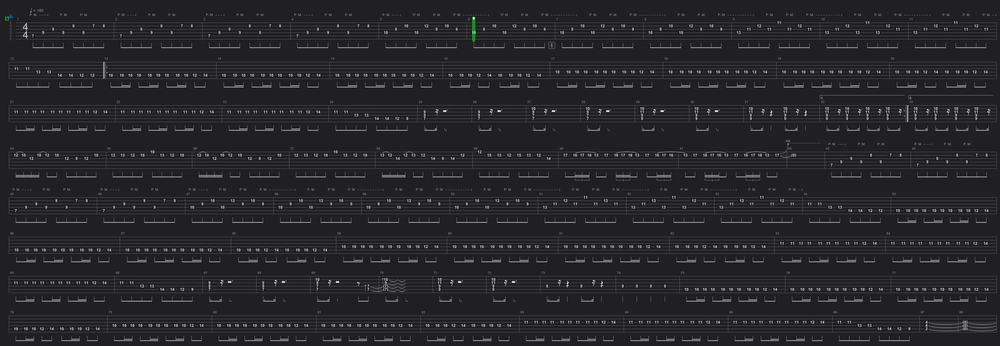
#> input picture examples/complex-tab.png, 1000 x 346 px, shrunk from 7252 x 2511 before the run
$ python tab_debug.py ../examples/complex-tab.png
#> lines starting #> are read from the running program, lines starting #| are printed output that depends on the picture; after the words box and inside, x2 and y2 are one past the last pixel; in counts of white or black regions, pixels touching at a corner belong together
### src/tab_cv.py
from __future__ import annotations

"""Computer vision helpers for guitar tab extraction."""
from dataclasses import dataclass
from pathlib import Path
from typing import Iterable, Sequence

import cv2
import numpy as np


@dataclass
class BoundingBox:
    x: int
    y: int
    w: int
    h: int

    @property
    def x2(self) -> int:
        return self.x + self.w

    @property
    def y2(self) -> int:
        return self.y + self.h

    @property
    def center(self) -> tuple[float, float]:
        return (self.x + self.w / 2.0, self.y + self.h / 2.0)


@dataclass
class NoteCandidate:
    box: BoundingBox
    image: np.ndarray


def load_image(path: Path) -> np.ndarray:
    image = cv2.imread(str(path))
    if image is None:
        raise FileNotFoundError(f"Unable to read image: {path}")
    return image


def to_gray(image: np.ndarray) -> np.ndarray:
    if len(image.shape) == 2:
        return image
    return cv2.cvtColor(image, cv2.COLOR_BGR2GRAY)


def normalize_contrast(gray: np.ndarray) -> np.ndarray:
    return cv2.normalize(gray, None, 0, 255, cv2.NORM_MINMAX)


def detect_tab_region(gray: np.ndarray) -> BoundingBox:
    inv = cv2.bitwise_not(gray)
    _, thresh = cv2.threshold(inv, 0, 255, cv2.THRESH_BINARY + cv2.THRESH_OTSU)
    kernel = cv2.getStructuringElement(cv2.MORPH_RECT, (25, 5))
    closed = cv2.morphologyEx(thresh, cv2.MORPH_CLOSE, kernel, iterations=2)
    contours, _ = cv2.findContours(closed, cv2.RETR_EXTERNAL, cv2.CHAIN_APPROX_SIMPLE)
    if not contours:
        h, w = gray.shape[:2]
        return BoundingBox(0, 0, w, h)
    contour = max(contours, key=cv2.contourArea)
    x, y, w, h = cv2.boundingRect(contour)
    return BoundingBox(x, y, w, h)


def _cluster_indices(indices: Iterable[int], min_gap: int = 2) -> list[int]:
    clusters: list[list[int]] = []
    for idx in sorted(indices):
        if not clusters or idx - clusters[-1][-1] > min_gap:
            clusters.append([idx])
        else:
            clusters[-1].append(idx)
    return [int(sum(cluster) / len(cluster)) for cluster in clusters]


def detect_string_positions(gray: np.ndarray, tab_box: BoundingBox) -> list[int]:
    roi = gray[tab_box.y:tab_box.y2, tab_box.x:tab_box.x2]
    inv = cv2.bitwise_not(roi)
    row_sums = inv.sum(axis=1)
    threshold = float(row_sums.mean() + row_sums.std())
    indices = [i for i, value in enumerate(row_sums) if value > threshold]
    clusters = _cluster_indices(indices, min_gap=3)
    clusters = sorted(clusters)
    if len(clusters) > 6:
        step = len(clusters) / 6.0
        clusters = [clusters[int(round(i * step))] for i in range(6)]
    elif len(clusters) < 6:
        if clusters:
            start, end = clusters[0], clusters[-1]
            clusters = [int(start + (end - start) * i / 5.0) for i in range(6)]
        else:
            height = tab_box.h
            clusters = [int(height * (i + 0.5) / 6.0) for i in range(6)]
    return [tab_box.y + y for y in clusters]


def detect_measure_positions(gray: np.ndarray, tab_box: BoundingBox) -> list[int]:
    roi = gray[tab_box.y:tab_box.y2, tab_box.x:tab_box.x2]
    inv = cv2.bitwise_not(roi)
    col_sums = inv.sum(axis=0)
    threshold = float(col_sums.mean() + col_sums.std())
    indices = [i for i, value in enumerate(col_sums) if value > threshold]
    clusters = _cluster_indices(indices, min_gap=5)
    x_positions = [tab_box.x + x for x in clusters]
    x_positions = [tab_box.x] + x_positions + [tab_box.x2]
    x_positions = sorted(set(x_positions))
    return x_positions


def detect_note_candidates(gray: np.ndarray, tab_box: BoundingBox) -> list[NoteCandidate]:
    roi = gray[tab_box.y:tab_box.y2, tab_box.x:tab_box.x2]
    blur = cv2.GaussianBlur(roi, (3, 3), 0)
    thresh = cv2.adaptiveThreshold(blur, 255, cv2.ADAPTIVE_THRESH_MEAN_C, cv2.THRESH_BINARY_INV, 31, 10)
    horizontal = cv2.morphologyEx(thresh, cv2.MORPH_OPEN, cv2.getStructuringElement(cv2.MORPH_RECT, (35, 1)))
    vertical = cv2.morphologyEx(thresh, cv2.MORPH_OPEN, cv2.getStructuringElement(cv2.MORPH_RECT, (1, 25)))
    mask = cv2.subtract(thresh, cv2.bitwise_or(horizontal, vertical))
    kernel = cv2.getStructuringElement(cv2.MORPH_RECT, (3, 3))
    mask = cv2.morphologyEx(mask, cv2.MORPH_OPEN, kernel)
    contours, _ = cv2.findContours(mask, cv2.RETR_EXTERNAL, cv2.CHAIN_APPROX_SIMPLE)
    candidates: list[NoteCandidate] = []
    for contour in contours:
        x, y, w, h = cv2.boundingRect(contour)
        if not (6 <= w <= 30 and 10 <= h <= 40):
            continue
        box = BoundingBox(tab_box.x + x, tab_box.y + y, w, h)
        crop = roi[y:y + h, x:x + w]
        candidates.append(NoteCandidate(box=box, image=crop))
    candidates.sort(key=lambda c: (c.box.x, c.box.y))
    return candidates


# [4 lines left out: function scale_to_columns, not called in this run]


def draw_boxes(image: np.ndarray, boxes: Sequence[BoundingBox], color: tuple[int, int, int]) -> np.ndarray:
    canvas = image.copy()
    for box in boxes:
        cv2.rectangle(canvas, (box.x, box.y), (box.x2, box.y2), color, 2)
    return canvas

### src/tab_debug.py
from __future__ import annotations

import argparse
from pathlib import Path

import cv2

from tab_cv import (
    detect_measure_positions,
    detect_note_candidates,
    detect_string_positions,
    detect_tab_region,
    draw_boxes,
    load_image,
    normalize_contrast,
    to_gray,
)


def parse_args(argv: list[str] | None = None) -> argparse.Namespace:
    parser = argparse.ArgumentParser(description="Visualize detected tab components.")
    parser.add_argument("image", type=Path, help="Input PNG with the tab.")
    parser.add_argument("--output", type=Path, default=Path("debug.png"), help="Destination for annotated image.")
    return parser.parse_args(argv)


def main(argv: list[str] | None = None) -> int:
    args = parse_args(argv)
    image = load_image(args.image)
#> in load_image, image is the input picture: shape (346, 1000, 3); mean B, G, R 40.9, 39.1, 39
    gray = normalize_contrast(to_gray(image))
    tab_box = detect_tab_region(gray)
#> in detect_tab_region, `inv = cv2.bitwise_not(gray)`:
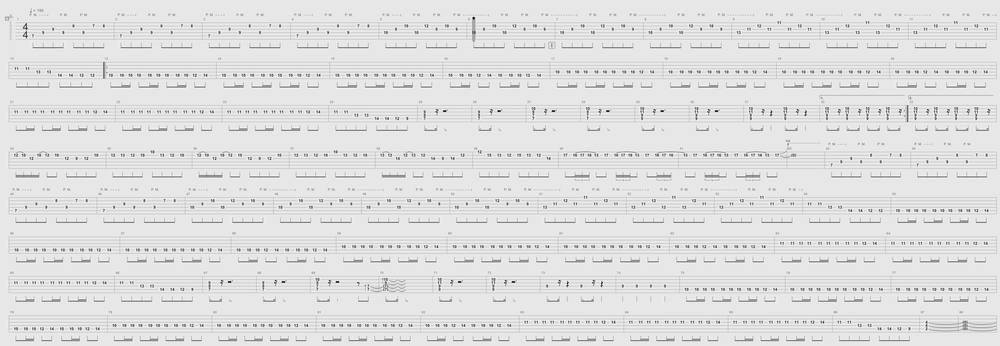
#> inv: shape (346, 1000); min 0, max 255, mean 223.7
#> in detect_tab_region, `_, thresh = cv2.threshold(inv, 0, 255, cv2.THRESH_BINARY + cv2.THRESH_..`:
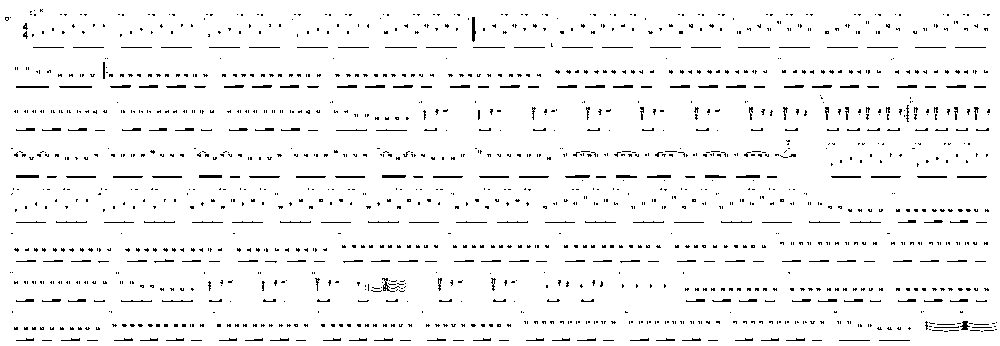
#> thresh: shape (346, 1000); 95.6% white; black in thin lines or dots
#> in detect_tab_region, `closed = cv2.morphologyEx(thresh, cv2.MORPH_CLOSE, kernel, iterations=2)`: closed: shape (346, 1000); every value is 255
#> in detect_tab_region, `contours, _ = cv2.findContours(closed, cv2.RETR_EXTERNAL, cv2.CHAIN_AP..`: contours = [[[0, 0], [0, 345], [999, 345], [999, 0]]]
#> in detect_tab_region, `contour = max(contours, key=cv2.contourArea)`: contour = [[0, 0], [0, 345], [999, 345], [999, 0]]
#> in detect_tab_region, `x, y, w, h = cv2.boundingRect(contour)`: x = 0; w = 1000; h = 346
    canvas = draw_boxes(image, [tab_box], (0, 255, 0))
#> after the loop in draw_boxes, `for box in boxes:`:
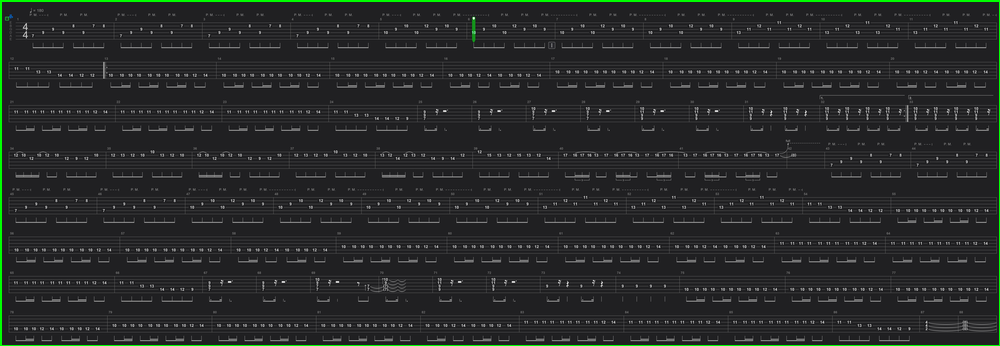
#> canvas: shape (346, 1000, 3); 1.16% of pixels changed, all inside (x1, y1, x2, y2) = (0, 0, 1000, 346)
    string_positions = detect_string_positions(gray, tab_box)
#> in detect_string_positions, `row_sums = inv.sum(axis=1)`: row_sums = 346 values, max 238317 at index 178, min 163121 at index 222, mean 223749
#> in detect_string_positions, `threshold = float(row_sums.mean() + row_sums.std())`: threshold = 235247.2
#> in detect_string_positions, `indices = [i for i, value in enumerate(row_sums) if value > threshold]`: indices = [88, 178, 263]
#> the loop in _cluster_indices, `for idx in sorted(indices):` made 3 passes
#> idx on passes 1 to 3: 88, 178, 263
#> after the loop in _cluster_indices, `for idx in sorted(indices):`: clusters = [[88], [178], [263]]
#> in detect_string_positions, `clusters = _cluster_indices(indices, min_gap=3)`: clusters = [88, 178, 263]
#> in detect_string_positions, `start, end = clusters[0], clusters[-1]`: start = 88; end = 263
#> in detect_string_positions, `clusters = [int(start + (end - start) * i / 5.0) for i in range(6)]`: clusters = [88, 123, 158, 193, 228, 263]
#> string_positions = [88, 123, 158, 193, 228, 263]
    for y in string_positions:
        cv2.line(canvas, (tab_box.x, y), (tab_box.x2, y), (255, 0, 0), 1)
#> this loop made 6 passes
#> y on passes 1 to 6: 88, 123, 158, 193, 228, 263
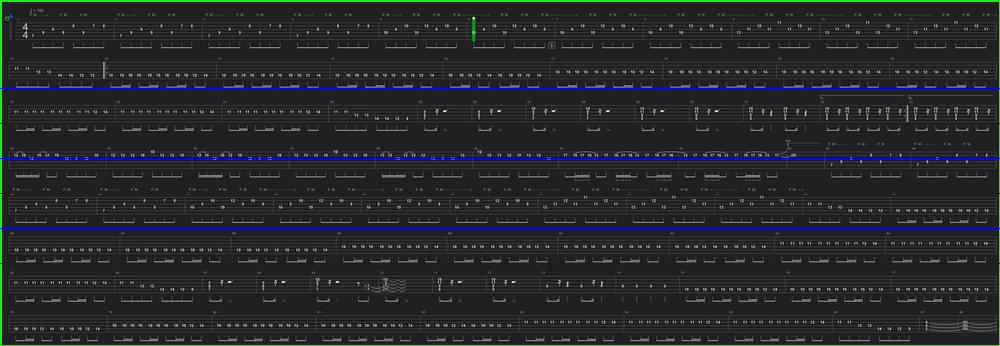
#> canvas: shape (346, 1000, 3); 1.73% of pixels changed, all inside (x1, y1, x2, y2) = (0, 88, 1000, 264)
    measure_positions = detect_measure_positions(gray, tab_box)
#> in detect_measure_positions, `col_sums = inv.sum(axis=0)`: col_sums = 1000 values, max 80115 at index 7, min 74107 at index 26, mean 77417.2
#> in detect_measure_positions, `threshold = float(col_sums.mean() + col_sums.std())`: threshold = 78038.8
#> in detect_measure_positions, `indices = [i for i, value in enumerate(col_sums) if value > threshold]`: indices = 112 values from 0 to 999
#> the loop in _cluster_indices (call 2), `for idx in sorted(indices):` made 112 passes
#> idx on passes 9 to 20: 10, 12, 13, 14, 64, 65, 92, 100, 101, 102, 108, 109
#> in detect_measure_positions, `clusters = _cluster_indices(indices, min_gap=5)`: clusters = 49 values from 6 to 993
#> in detect_measure_positions, `x_positions = [tab_box.x] + x_positions + [tab_box.x2]`: x_positions = 51 values from 0 to 1000
#> measure_positions = 51 values from 0 to 1000
    for x in measure_positions:
        cv2.line(canvas, (x, tab_box.y), (x, tab_box.y2), (0, 0, 255), 1)
#> this loop made 51 passes
#> x on passes 2 to 13: 6, 64, 92, 101, 113, 135, 169, 188, 197, 217, 226, 247
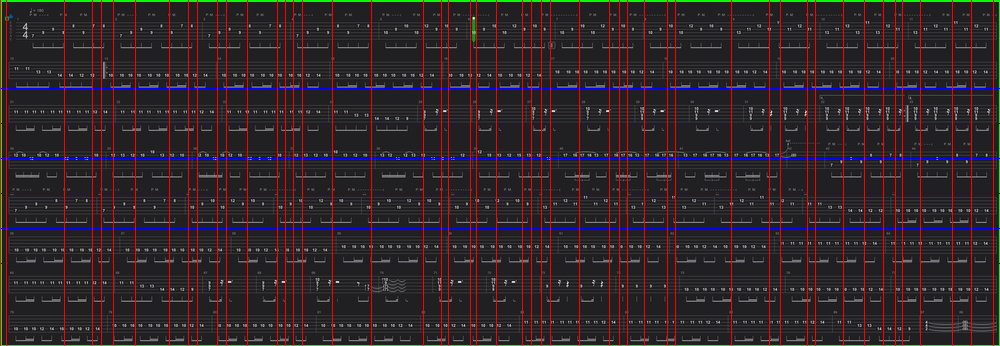
#> canvas: shape (346, 1000, 3); 5% of pixels changed, all inside (x1, y1, x2, y2) = (0, 0, 994, 346)
    notes = detect_note_candidates(gray, tab_box)
#> in detect_note_candidates, `thresh = cv2.adaptiveThreshold(blur, 255, cv2.ADAPTIVE_THRESH_MEAN_C, ..`: thresh: shape (346, 1000); 3.4% white; 959 white regions (856 under 20 px), largest, box (x1, y1, x2, y2) and area: (824, 94, 909, 104) 504, (830, 123, 984, 130) 455, (912, 97, 983, 104) 419
#> in detect_note_candidates, `horizontal = cv2.morphologyEx(thresh, cv2.MORPH_OPEN, cv2.getStructuri..`: horizontal: shape (346, 1000); 0.45% white; 13 white regions, largest, box (x1, y1, x2, y2) and area: (824, 97, 909, 103) 358, (913, 97, 983, 103) 314, (830, 123, 984, 125) 259
#> in detect_note_candidates, `vertical = cv2.morphologyEx(thresh, cv2.MORPH_OPEN, cv2.getStructuring..`: vertical: shape (346, 1000); every value is 0
#> in detect_note_candidates, `mask = cv2.subtract(thresh, cv2.bitwise_or(horizontal, vertical))`:
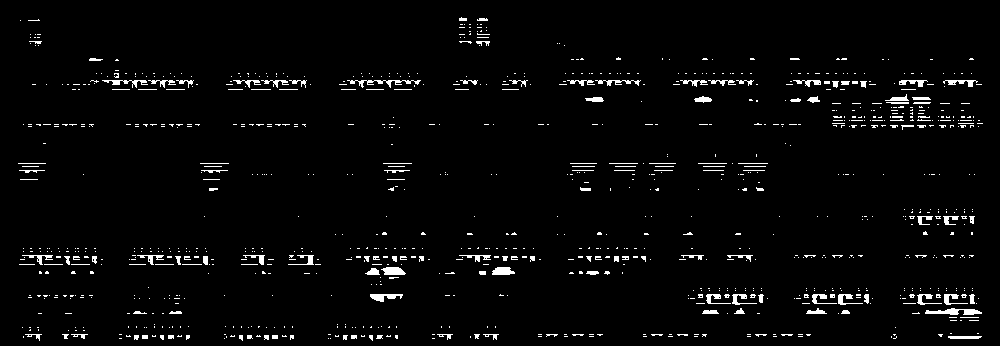
#> mask: shape (346, 1000); 2.9% white in thin lines or dots
#> in detect_note_candidates, `kernel = cv2.getStructuringElement(cv2.MORPH_RECT, (3, 3))`: kernel = [[1, 1, 1], [1, 1, 1], [1, 1, 1]]
#> in detect_note_candidates, `mask = cv2.morphologyEx(mask, cv2.MORPH_OPEN, kernel)`:
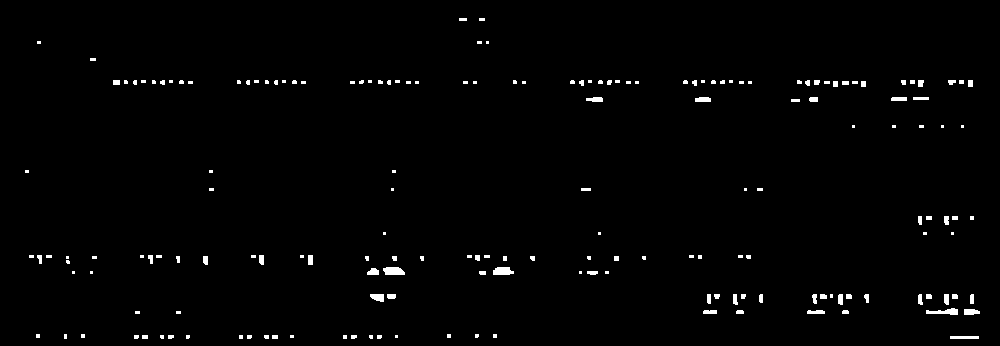
#> mask: shape (346, 1000); 1.3% white; 180 white regions (108 under 20 px)
#> in detect_note_candidates, `contours, _ = cv2.findContours(mask, cv2.RETR_EXTERNAL, cv2.CHAIN_APPR..`: contours = 180 contours, 140 with area under 20; largest, box (x1, y1, x2, y2) and area: (383, 267, 405, 275) 125, (493, 267, 514, 275) 116, (926, 308, 958, 315) 102, (370, 294, 384, 302) 70, (964, 309, 980, 315) 64
#> the loop in detect_note_candidates, `for contour in contours:` made 180 passes
#> (x, y, w, h) on passes 3 to 5: (377, 335, 5, 4), (369, 335, 4, 4), (351, 335, 6, 4)
#> after the loop in detect_note_candidates, `for contour in contours:`: candidates = []
#> notes = []
    for candidate in notes:
        cv2.rectangle(canvas, (candidate.box.x, candidate.box.y), (candidate.box.x2, candidate.box.y2), (0, 255, 255), 1)
#> this loop made 0 passes
    cv2.imwrite(str(args.output), canvas)
    print(f"Debug image written to {args.output}")
    return 0


if __name__ == "__main__":
    raise SystemExit(main())
#> (the program exits here)

$ run again, on examples/sample-tab.png
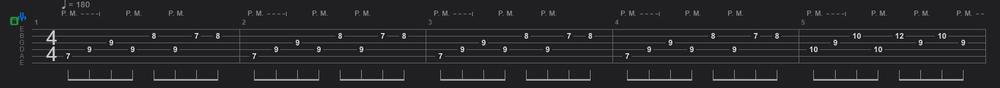
#> input picture examples/sample-tab.png, 1000 x 88 px, shrunk from 1783 x 157 before the run
#> in load_image, image is the input picture: shape (88, 1000, 3); mean B, G, R 40.6, 38.7, 38.6
#> in detect_tab_region, `_, thresh = cv2.threshold(inv, 0, 255, cv2.THRESH_BINARY + cv2.THRESH_..`:
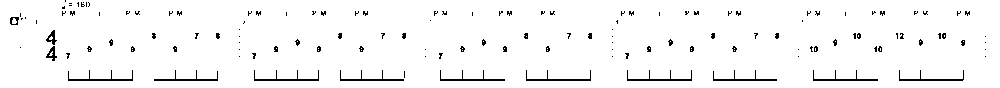
#> thresh: shape (88, 1000); 96.5% white; black in thin lines or dots, all inside (x1, y1, x2, y2) = (10, 0, 986, 81)
#> closed: shape (88, 1000); every value is 255
#> in detect_tab_region, `contours, _ = cv2.findContours(closed, cv2.RETR_EXTERNAL, cv2.CHAIN_AP..`: contours = [[[0, 0], [0, 87], [999, 87], [999, 0]]]
#> in detect_tab_region, `contour = max(contours, key=cv2.contourArea)`: contour = [[0, 0], [0, 87], [999, 87], [999, 0]]
#> in detect_tab_region, `x, y, w, h = cv2.boundingRect(contour)`: x = 0; w = 1000; h = 88
#> row_sums = 88 values, max 231050 at index 81, min 133127 at index 79, mean 216850.1
#> in detect_string_positions, `threshold = float(row_sums.mean() + row_sums.std())`: threshold = 232092.2
#> in detect_string_positions, `indices = [i for i, value in enumerate(row_sums) if value > threshold]`: indices = []
#> string_positions = [7, 22, 36, 51, 66, 80]
#> the loop in main, `for y in string_positions:` made 6 passes
#> y on passes 1 to 6: 7, 22, 36, 51, 66, 80
#> col_sums = 1000 values, max 19777 at index 987, min 14046 at index 53, mean 19082.8
#> in detect_measure_positions, `threshold = float(col_sums.mean() + col_sums.std())`: threshold = 19512.4
#> in detect_measure_positions, `indices = [i for i, value in enumerate(col_sums) if value > threshold]`: indices = 45 values from 0 to 999
#> the loop in _cluster_indices (call 2), `for idx in sorted(indices):` made 45 passes
#> idx on passes 11 to 18: 19, 24, 25, 26, 27, 28, 29, 30
#> in detect_measure_positions, `clusters = _cluster_indices(indices, min_gap=5)`: clusters = [4, 26, 220, 239, 337, 425, 523, 612, 710, 798, 992]
#> in detect_measure_positions, `x_positions = [tab_box.x + x for x in clusters]`: x_positions has the same summary as clusters
#> in detect_measure_positions, `x_positions = [tab_box.x] + x_positions + [tab_box.x2]`: x_positions = [0, 4, 26, 220, 239, 337, 425, 523, 612, 710, 798, 992, 1000]
#> measure_positions has the same summary as x_positions in detect_measure_positions
#> the loop in main, `for x in measure_positions:` made 13 passes
#> x on passes 2 to 9: 4, 26, 220, 239, 337, 425, 523, 612
#> horizontal: shape (88, 1000); 4.1% white; 35 white regions, largest, box (x1, y1, x2, y2) and area: (38, 65, 133, 69) 342, (435, 65, 506, 69) 244, (249, 65, 319, 69) 243
#> vertical: shape (88, 1000); every value is 0
#> kernel = [[1, 1, 1], [1, 1, 1], [1, 1, 1]]
#> in detect_note_candidates, `mask = cv2.morphologyEx(mask, cv2.MORPH_OPEN, kernel)`:
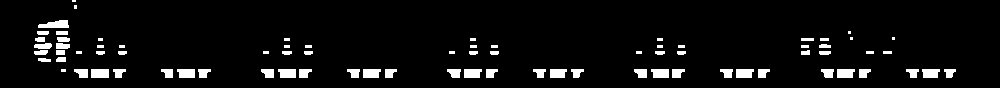
#> mask: shape (88, 1000); 5.6% white; 79 white regions (17 under 20 px)
#> in detect_note_candidates, `contours, _ = cv2.findContours(mask, cv2.RETR_EXTERNAL, cv2.CHAIN_APPR..`: contours = 79 contours, 26 with area under 20; largest, box (x1, y1, x2, y2) and area: (38, 20, 69, 28) 150, (91, 69, 109, 78) 136, (837, 69, 855, 78) 124, (736, 69, 754, 78) 124, (651, 69, 669, 78) 124
#> the loop in detect_note_candidates, `for contour in contours:` made 79 passes
#> (x, y, w, h) on passes 1 to 8: (944, 69, 12, 9), (922, 69, 18, 9), (906, 69, 13, 9), (859, 69, 12, 9), (837, 69, 18, 9), (821, 69, 13, 9), (758, 69, 12, 9), (736, 69, 18, 9)
#> after the loop in detect_note_candidates, `for contour in contours:`: candidates = []
